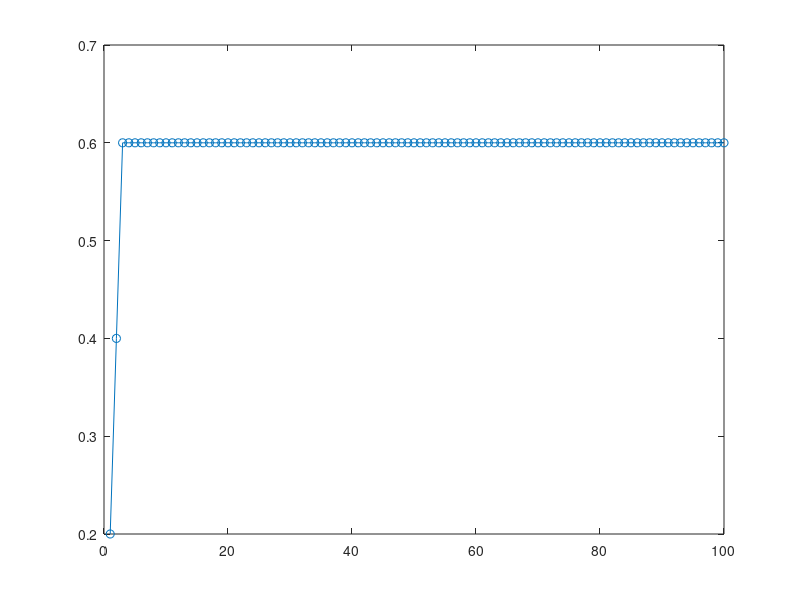

The MATLAB script that drew this image:
clear all
a = 2.5;
n = 100;

x = zeros(n,1);
x(1) = 0.2;

for j=2:n
   x(j) = a * (1 - x(j-1)) * x(j-1);
end

plot(x,'o-')
